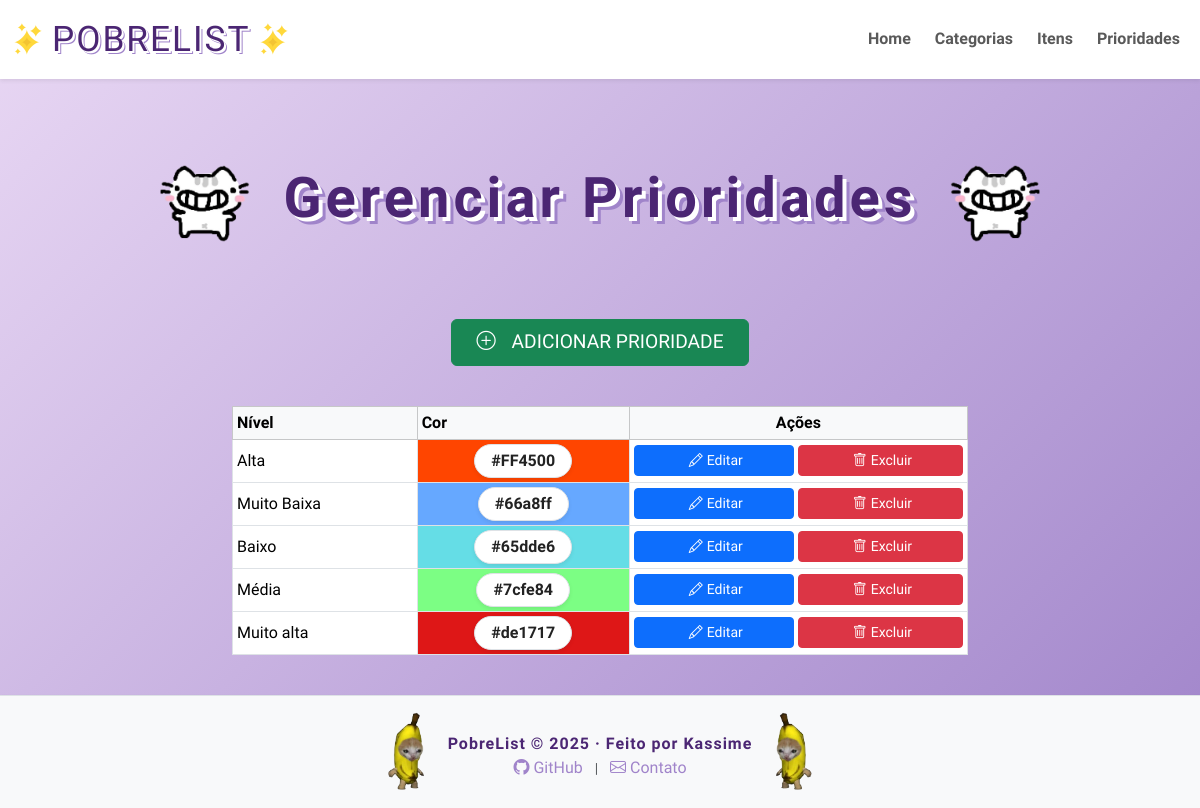
Screenshot of /view/prioridades/listar.php with the database file from the repository.
### tables this page shows
CREATE TABLE `prioridade` (
  `id` int NOT NULL AUTO_INCREMENT,
  `nivel` varchar(50) NOT NULL,
  `prioridade_cor` varchar(7) NOT NULL,
  PRIMARY KEY (`id`)
);

### util/Connection.php (called while the page is built, shortened)
<?php
class Connection {
    private static $conn = null;
    public static function getConnection() {
        if(self::$conn == null) {
            try {
                $opcoes = array(
                    PDO::MYSQL_ATTR_INIT_COMMAND => "SET NAMES utf8",
                    PDO::ATTR_ERRMODE => PDO::ERRMODE_EXCEPTION,
                    PDO::ATTR_DEFAULT_FETCH_MODE => PDO::FETCH_ASSOC);
                $strConn = "mysql:host=" . DB_HOST . ";dbname=" . DB_NAME;
                self::$conn = new PDO($strConn, DB_USER, DB_PASSWORD, $opcoes);
            } catch(PDOException $e) {
                echo "Erro ao conectar na base de dados.<br>";
                print_r($e);
            }
        }
        return self::$conn;
    }
}

### controller/PrioridadeController.php (called while the page is built, shortened)
<?php
require_once(__DIR__ . '/../dao/PrioridadeDAO.php');
require_once(__DIR__ . '/../model/Prioridade.php');
class PrioridadeController {
	private PrioridadeDAO $prioridadeDAO;
	public function __construct() {
		$this->prioridadeDAO = new PrioridadeDAO();
	}
	public function listar() {
		return $this->prioridadeDAO->listar();
	}
}

### dao/PrioridadeDAO.php (called while the page is built, shortened)
<?php
require_once(__DIR__ . '/../util/Connection.php');
require_once(__DIR__ . '/../model/Prioridade.php');
class PrioridadeDAO
{
	private $conn;
	public function __construct()
	{
		$this->conn = Connection::getConnection();
	}
	public function listar()
	{
		$sql = "SELECT * FROM prioridade";
		$stmt = $this->conn->prepare($sql);
		$stmt->execute();
		$result = $stmt->fetchAll(PDO::FETCH_ASSOC);
		$prioridades = [];
		foreach ($result as $row) {
			$prioridade = new Prioridade();
			$prioridade->setId($row['id']);
			$prioridade->setNivel($row['nivel']);
			$prioridade->setCor($row['prioridade_cor']);
			$prioridades[] = $prioridade;
		}
		return $prioridades;
	}
}

### model/Prioridade.php (called while the page is built)
<?php
class Prioridade {
	private ?int $id;
	private ?string $nivel;
	private ?string $cor;
	public function getId(): ?int
	{
		return $this->id;
	}
	public function setId(?int $id): self
	{
		$this->id = $id;
		return $this;
	}
	public function getNivel(): ?string
	{
		return $this->nivel;
	}
	public function setNivel(?string $nivel): self
	{
		$this->nivel = $nivel;
		return $this;
	}
	public function getCor(): ?string
	{
		return $this->cor;
	}
	public function setCor(?string $cor): self
	{
		$this->cor = $cor;
		return $this;
	}
}

### view/prioridades/listar.php (the view, shortened to what this page needs)
<?php
require_once(__DIR__ . '/../../controller/PrioridadeController.php');
$prioridadeCont = new PrioridadeController();
$prioridades = $prioridadeCont->listar();
include_once(__DIR__ . '/../include/header.php');
include_once(__DIR__ . '/../include/nav.php');
?>
<div class="container my-4">
    <div class="row justify-content-center mb-5">
        <div class="w-100 col-12 d-flex justify-content-center align-items-center gap-2 flex-wrap">
                <img src="../../src/img/prioridade.png" alt="Estrela esquerda" class="d-none d-md-block" style="height:clamp(80px, 12vw, 150px);width:auto;transform: scaleX(-1);">
            <h1 class="pobrelist-subtitulo fw-bold text-nowrap text-center m-0"
                style="font-family:'More Sugar','Fredoka One',cursive; color:#4b2673; text-shadow: 4px 4px 0 #fff, 7px 7px 0 #a084ca; letter-spacing:4px; font-size:clamp(2rem, 6vw, 3.5rem);">
                Gerenciar Prioridades
            </h1>
                <img src="../../src/img/prioridade.png" alt="Estrela direita" class="d-none d-md-block" style="height:clamp(80px, 12vw, 150px);width:auto;">
        </div>
    </div>
    <div class="row g-3 align-items-center justify-content-center mb-4">
        <div class="col-auto mb-3">
            <a href="inserir.php" class="btn btn-success d-flex align-items-center gap-2 px-4 py-2" style="font-size:1.2rem;">
                <span class="me-2"><i class="bi bi-plus-circle"></i></span>
                ADICIONAR PRIORIDADE
            </a>
        </div>
    </div>
    <div class="row justify-content-center">
        <div class="col-12 col-md-10 col-lg-8">
            <div class="table-responsive">
                <table class="table table-bordered table-hover table-sm align-middle bg-white">
                    <thead class="table-light">
                        <tr>
                            <th>Nível</th>
                            <th>Cor</th>
                            <th class="text-center">Ações</th>
                        </tr>
                    </thead>
                    <tbody>
                        <?php if (empty($prioridades)): ?>
                            <tr>
                                <td colspan="3" class="text-center">Nenhuma prioridade cadastrada.</td>
                            </tr>
                        <?php else: ?>
                            <?php foreach ($prioridades as $p): ?>
                                <tr>
                                    <td><?= htmlspecialchars($p->getNivel()) ?></td>
                                    <td class="text-center" style="background-color: <?= htmlspecialchars($p->getCor()) ?>; color: #222; font-weight: bold;">
                                        <span class="badge rounded-pill px-3 py-2 border shadow-sm"
                                              style="background: #fff; color: #222; font-size: 1rem;">
                                            <?= htmlspecialchars($p->getCor()) ?>
                                        </span>
                                    </td>
                                    <td class="text-center">
                                        <div class="d-flex flex-wrap justify-content-center gap-1">
                                            <a href="alterar.php?id=<?= $p->getId() ?>" class="btn btn-sm btn-primary flex-fill">
                                                <i class="bi bi-pencil mx-1"></i>Editar
                                            </a>
                                            <a href="excluir.php?id=<?= $p->getId() ?>" class="btn btn-sm btn-danger flex-fill"
                                               onclick="return confirm('Tem certeza que deseja excluir <?= $p->getNivel() ?>?');">
                                                <i class="bi bi-trash mx-1"></i>Excluir
                                            </a>
                                        </div>
                                    </td>
                                </tr>
                            <?php endforeach; ?>
                        <?php endif; ?>
                    </tbody>
                </table>
            </div>
        </div>
    </div>
</div>
<?php include_once(__DIR__ . '/../include/footer.php'); ?>

### css/style.css (style rules this page uses)
html, body { height: 100%; }
body { min-height: 100vh; height: 100%; display: flex; flex-direction: column; font-family: 'Fredoka One', Arial, sans-serif; background: linear-gradient(-45deg, #e9d8f4, #af64cc, #cdb4f6, #a084ca, #e9d8f4); background-size: 400% 400%; animation: gradientBG 15s ease infinite; }
.pobrelist-title, .pobrelist-subtitulo { color: #4b2673; text-shadow: 3px 3px 0 #fff, 5px 5px 0 #a084ca; letter-spacing: 2px; margin-bottom: 2rem; font-family: 'More Sugar', 'Fredoka One', Arial, sans-serif; }
body, html { overflow-x: hidden; }

### rows the page displays
prioridade: nivel "Alta", prioridade_cor "#FF4500"
prioridade: nivel "Muito Baixa", prioridade_cor "#66a8ff"
prioridade: nivel "Baixo", prioridade_cor "#65dde6"
prioridade: nivel "Média", prioridade_cor "#7cfe84"
prioridade: nivel "Muito alta", prioridade_cor "#de1717"
